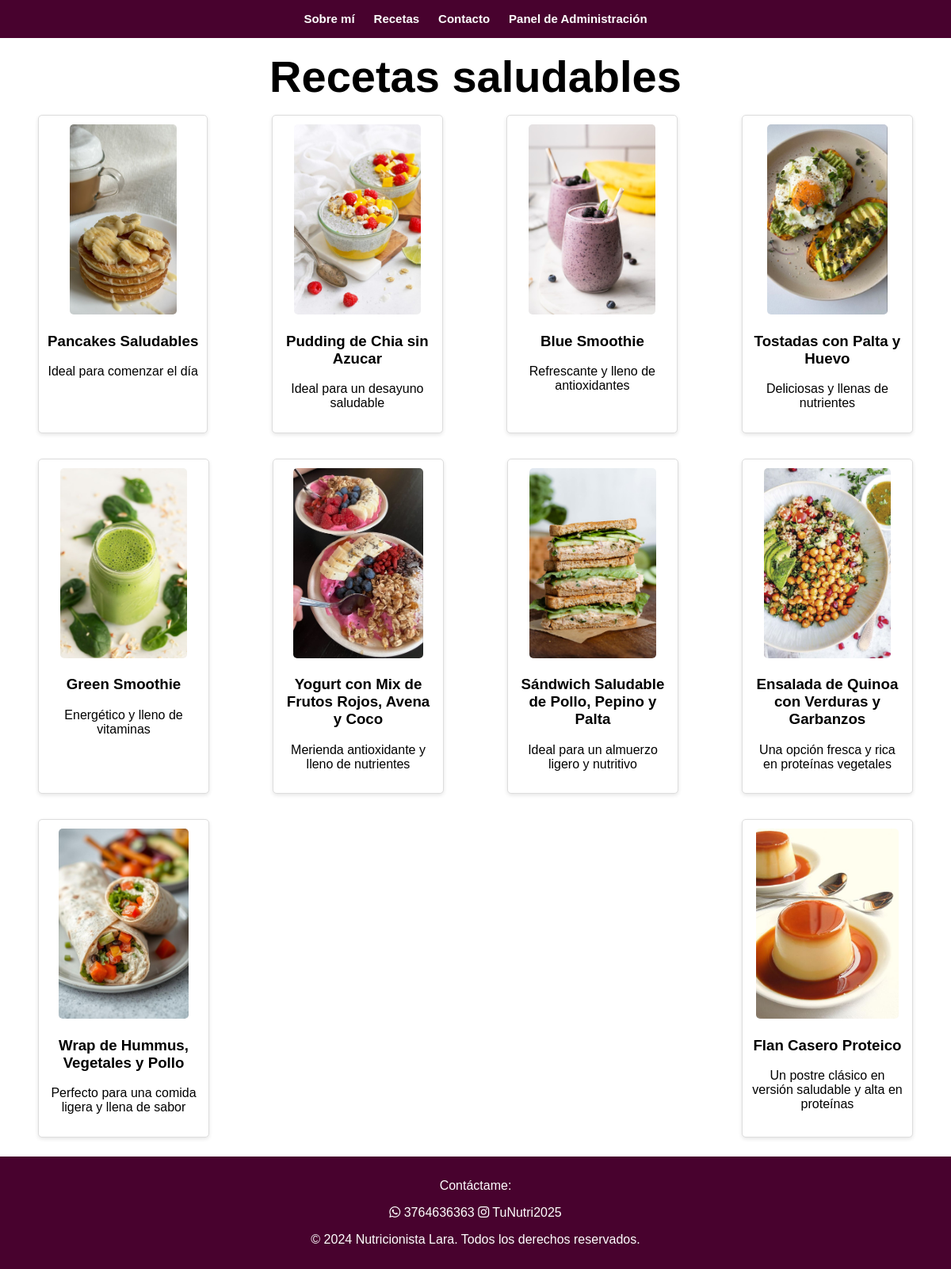
Screenshot of /recetas.php with the database file from the repository.
### tables this page shows
CREATE TABLE Receta (
    id_receta INT PRIMARY KEY AUTO_INCREMENT,
    titulo VARCHAR(45) NOT NULL,
    subtitulo VARCHAR(100) NOT NULL,
    ingredientes VARCHAR(255) NOT NULL,
    pasos_a_seguir VARCHAR(255) NOT NULL,
    imagen_url VARCHAR(100) NOT NULL
);

### recetas.php (the view, shortened to what this page needs)
<?php
include 'php/conexion.php';
$sql = "SELECT titulo, subtitulo, imagen_url FROM receta";
$result = $conn->query($sql);
?>
<!DOCTYPE html>
<html lang="es">
<head>
    <link rel="stylesheet" href="styles/styles.css">
    <link rel="stylesheet" href="https://cdnjs.cloudflare.com/ajax/libs/font-awesome/6.0.0-beta3/css/all.min.css">
</head>
<body>
    <header>
        <nav>
            <ul>
                <li><a href="index.php">Sobre mí</a></li>
                <li><a href="recetas.php">Recetas</a></li>
                <li><a href="contacto.php">Contacto</a></li>
                <li><a href="login.php">Panel de Administración</a></li>
            </ul>
        </nav>
    </header>
    <main>
        <h1>Recetas saludables</h1>
        <section id="recetas">
            <div class="recetas-container">
                <?php
                if ($result->num_rows > 0) {
                    while ($row = $result->fetch_assoc()) {
                        $titulo = urlencode($row["titulo"]);
                        echo '<div class="recetas-box">';
                        echo '<a href="receta.php?titulo=' . $titulo . '">';
                        echo '<img src="' . $row["imagen_url"] . '" alt="' . $row["titulo"] . '">';
                        echo '<h3>' . $row["titulo"] . '</h3>';
                        echo '<p>' . $row["subtitulo"] . '</p>';
                        echo '</a>';
                        echo '</div>';
                    }
                } else {
                    echo "<p>No hay recetas disponibles en este momento.</p>";
                }
                ?>
            </div>
        </section>
    </main>
    <footer>
        <p>Contáctame:</p>
        <div class="iconos-wpp-ins">
            <a href="https://wa.me/1234567890" target="_blank" class="social-icon">
                <i class="fab fa-whatsapp"></i> 3764636363
            </a>
            <a href="https://www.instagram.com/_fleitadana_" target="_blank" class="social-icon">
                <i class="fab fa-instagram"></i> TuNutri2025
            </a>
        </div>
        <p>&copy; 2024 Nutricionista Lara. Todos los derechos reservados.</p>
    </footer>
</body>
</html>

### styles/styles.css (style rules this page uses)
body { font-family: Arial, sans-serif; margin: 0; padding: 0; display: flex; flex-direction: column; min-height: 100vh; }
main { flex: 1; display: flex; flex-direction: column; justify-content: center; align-items: center; text-align: center; }
footer { background-color: #48022e; color: white; text-align: center; padding: 1% 0; width: 100%; }
h1 { font-family: 'Sunday', Arial, sans-serif; font-size: 3.5rem; margin: 1rem; }
nav ul { background-color: #48022e; list-style-type: none; margin: 0; padding: 0; display: flex; justify-content: center; align-items: center; width: 100%; height: 3rem; }
nav ul li { margin: 0 1%; }
nav ul li a { color: white; text-decoration: none; font-size: 15px; font-weight: bold; }
.iconos-wpp-ins a { color: white; text-decoration: none; }
.recetas-container { display: flex; flex-wrap: wrap; justify-content: space-between; gap: 2rem; padding: 0 2% 2% 2%; margin-top: 0; margin-left: 2%; margin-right: 2%; }
.recetas-box { background-color: #fff; border: 1px solid #ddd; border-radius: 5px; padding: 1%; box-shadow: 0 2px 5px rgba(0, 0, 0, 0.1); text-align: center; max-width: 12rem; flex-shrink: 0; }
.recetas-box img { max-width: 100%; height: 15rem; border-radius: 5px; }
ul { list-style-type: disc; margin: 0; padding: 0 0 0 20px; }
li { margin-bottom: 0.5em; }
a { text-decoration: none; color: inherit; }

### rows the page displays
receta: imagen_url (picture), titulo "Pancakes Saludables", subtitulo "Ideal para comenzar el día"
receta: imagen_url (picture), titulo "Pudding de Chia sin Azucar", subtitulo "Ideal para un desayuno saludable"
receta: imagen_url (picture), titulo "Blue Smoothie", subtitulo "Refrescante y lleno de antioxidantes"
receta: imagen_url (picture), titulo "Tostadas con Palta y Huevo", subtitulo "Deliciosas y llenas de nutrientes"
receta: imagen_url (picture), titulo "Green Smoothie", subtitulo "Energético y lleno de vitaminas"
receta: imagen_url (picture), titulo "Yogurt con Mix de Frutos Rojos, Avena y Coco", subtitulo "Merienda antioxidante y lleno de nutrientes"
receta: imagen_url (picture), titulo "Sándwich Saludable de Pollo, Pepino y Palta", subtitulo "Ideal para un almuerzo ligero y nutritivo"
receta: imagen_url (picture), titulo "Ensalada de Quinoa con Verduras y Garbanzos", subtitulo "Una opción fresca y rica en proteínas vegetales"
receta: imagen_url (picture), titulo "Wrap de Hummus, Vegetales y Pollo", subtitulo "Perfecto para una comida ligera y llena de sabor"
receta: imagen_url (picture), titulo "Flan Casero Proteico", subtitulo "Un postre clásico en versión saludable y alta en proteínas"
